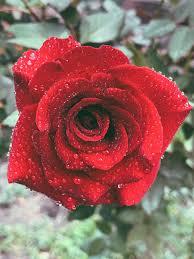
#> input picture images/img6.jpg, 194 x 259 px
$ python hw6.py
#> lines starting #> are read from the running program, lines starting #| are printed output that depends on the picture
import cv2
import numpy as np
import matplotlib.pyplot as plt

def custom_filter2D(img, kernel, mode='same'):

    img_h, img_w = img.shape
    k_h, k_w = kernel.shape

    kernel = np.flipud(np.fliplr(kernel))

    if mode == 'same':
        pad_h = k_h // 2
        pad_w = k_w // 2
        padded = np.pad(img, ((pad_h, pad_h), (pad_w, pad_w)), mode='constant', constant_values=0)
        out_h, out_w = img_h, img_w
    elif mode == 'valid':
        padded = img
        out_h, out_w = img_h - k_h + 1, img_w - k_w + 1
    else:
        raise ValueError("mode should be 'same' or 'valid'")

    output = np.zeros((out_h, out_w), dtype=np.float32)

    for i in range(out_h):
        for j in range(out_w):
            region = padded[i:i+k_h, j:j+k_w]
            output[i, j] = np.sum(region * kernel)

    output = np.clip(output, 0, 255)
    return output.astype(np.uint8)

kernels = {
    'Average': np.ones((3,3), dtype=np.float32)/9,
    'Sobel_X': np.array([[-1,0,1], [-2,0,2], [-1,0,1]], dtype=np.float32),
    'Sobel_Y': np.array([[-1,-2,-1],[0,0,0],[1,2,1]], dtype=np.float32),
    'Prewitt_X': np.array([[-1,0,1],[-1,0,1],[-1,0,1]], dtype=np.float32),
    'Prewitt_Y': np.array([[-1,-1,-1],[0,0,0],[1,1,1]], dtype=np.float32),
    'Scharr_X': np.array([[-3,0,3],[-10,0,10],[-3,0,3]], dtype=np.float32),
    'Scharr_Y': np.array([[-3,-10,-3],[0,0,0],[3,10,3]], dtype=np.float32),
    'Laplace': np.array([[0,1,0],[1,-4,1],[0,1,0]], dtype=np.float32),
    'Custom1': np.array([[1,2,1],[0,0,0],[-1,-2,-1]], dtype=np.float32),
    'Custom2': np.array([[0,1,0],[1,-4,1],[0,1,0]], dtype=np.float32),
    'Custom3': np.array([[2,0,-2],[1,0,-1],[0,0,0]], dtype=np.float32),
    'Custom4': np.array([[0,-1,0],[-1,5,-1],[0,-1,0]], dtype=np.float32)
}

img_path = "../images/img6.jpg"
img = cv2.imread(img_path, cv2.IMREAD_GRAYSCALE)
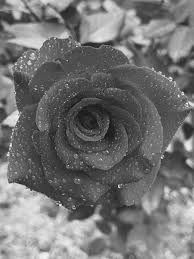
#> img: shape (259, 194); min 16, max 255, mean 114.6

plt.figure(figsize=(16,9))
plt.subplot(3,5,1)
plt.imshow(img, cmap='gray')
plt.title("Original")
plt.axis('off')

for idx, (name, kernel) in enumerate(kernels.items(), start=2):
    filtered = custom_filter2D(img, kernel, mode='same')
    plt.subplot(3,5,idx)
    plt.imshow(filtered, cmap='gray')
    plt.title(name)
    plt.axis('off')
#> this loop made 12 passes
#> pass 1, in custom_filter2D, `padded = np.pad(img, ((pad_h, pad_h), (pad_w, pad_w)), mode='constant'..`:
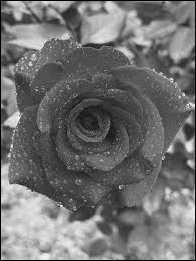
#> padded: shape (261, 196); min 0, max 255, mean 112.6
#> pass 1, `filtered = custom_filter2D(img, kernel, mode='same')`:
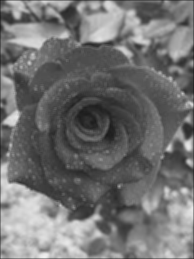
#> filtered: shape (259, 194); min 28, max 240, mean 113.3
#> pass 2, `filtered = custom_filter2D(img, kernel, mode='same')`:
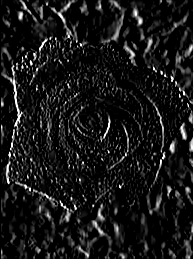
#> filtered: shape (259, 194); min 0, max 255, mean 24.7
#> pass 3, `filtered = custom_filter2D(img, kernel, mode='same')`:
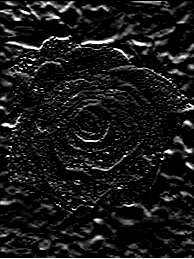
#> filtered: shape (259, 194); min 0, max 255, mean 25.3

plt.tight_layout()
plt.savefig('../images/hw6_result.png')
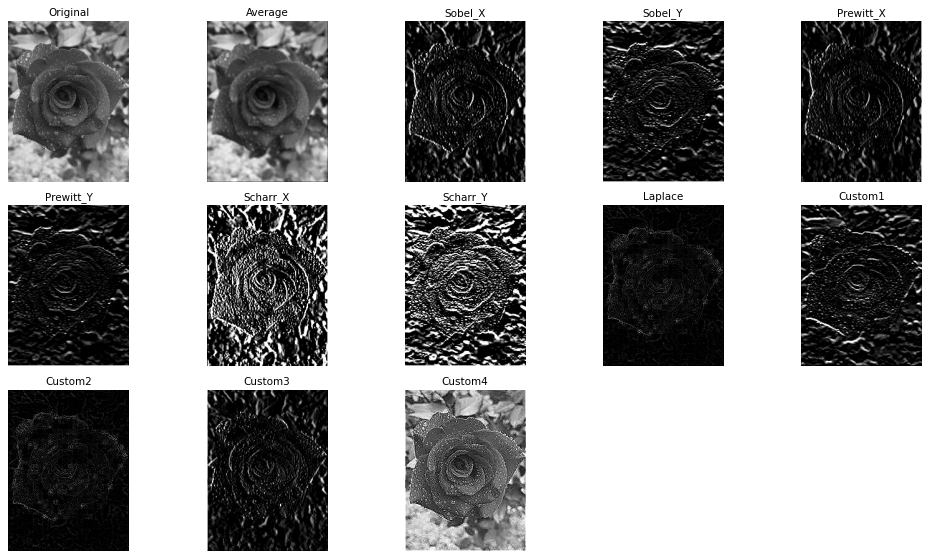
#> figure drawn by matplotlib, 13 panels
# plt.show()

$ run again, with images/img3.jpg copied over images/img6.jpg
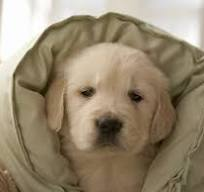
#> input picture images/img3.jpg, 204 x 192 px
#> the loop `for idx, (name, kernel) in enumerate(kernels.items(), start=2):` made 12 passes
#> pass 1, in custom_filter2D, `padded = np.pad(img, ((pad_h, pad_h), (pad_w, pad_w)), mode='constant'..`:
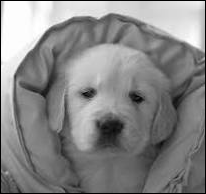
#> padded: shape (194, 206); min 0, max 255, mean 134.4
#> pass 3, `filtered = custom_filter2D(img, kernel, mode='same')`:
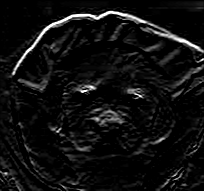
#> filtered: shape (192, 204); min 0, max 255, mean 16.9

$ run again, with images/img5.jpg copied over images/img6.jpg
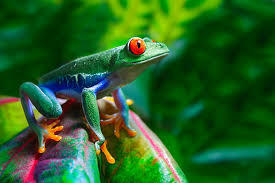
#> input picture images/img5.jpg, 275 x 183 px
#> the loop `for idx, (name, kernel) in enumerate(kernels.items(), start=2):` made 12 passes
#> pass 1, in custom_filter2D, `padded = np.pad(img, ((pad_h, pad_h), (pad_w, pad_w)), mode='constant'..`:
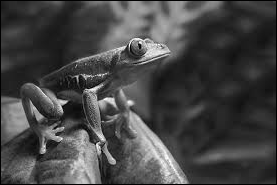
#> padded: shape (185, 277); min 0, max 255, mean 69
#> pass 3, `filtered = custom_filter2D(img, kernel, mode='same')`:
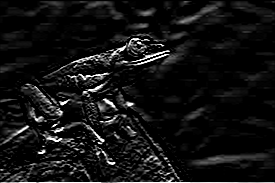
#> filtered: shape (183, 275); min 0, max 255, mean 19
